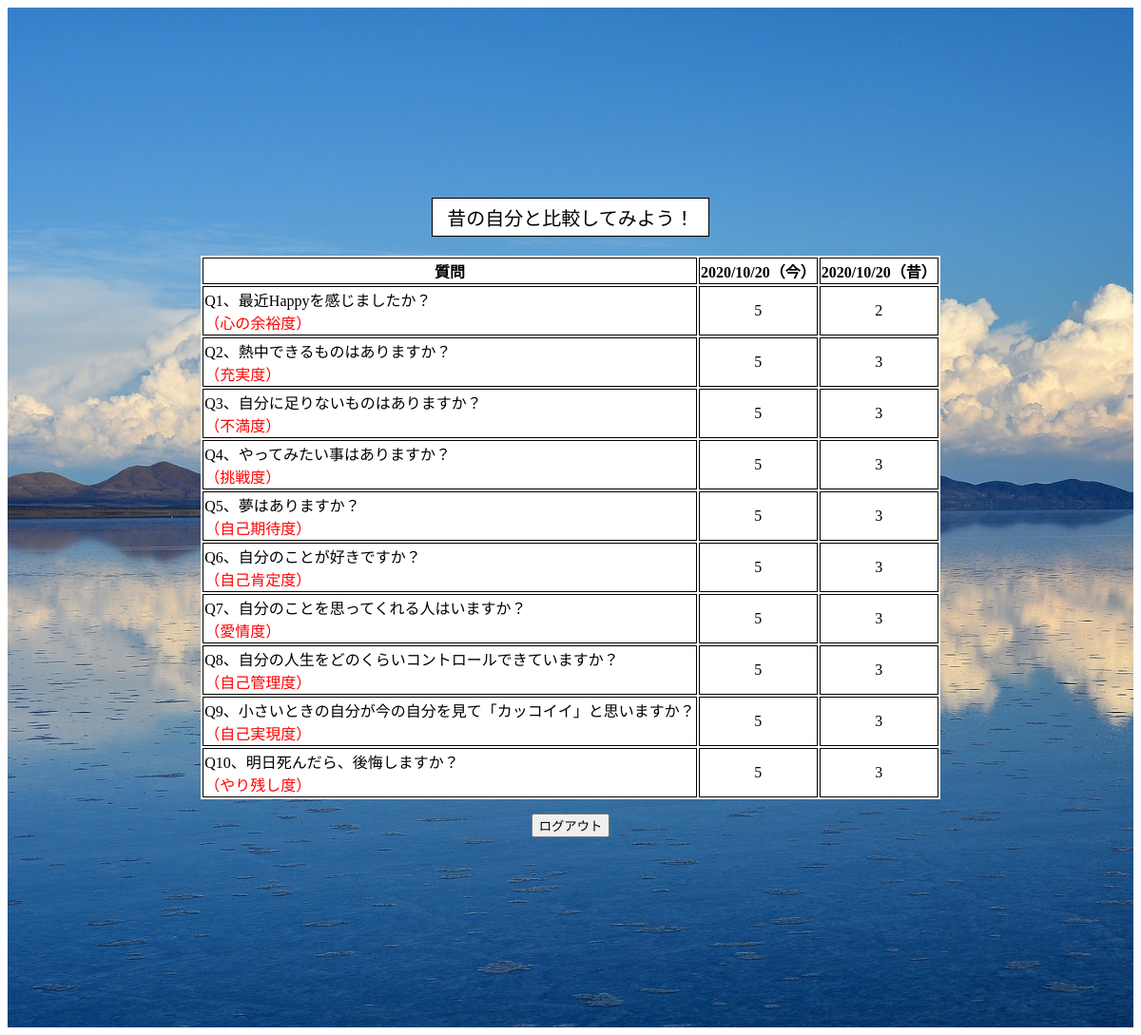
Page /dbtest (signed in) on the earlier database version.
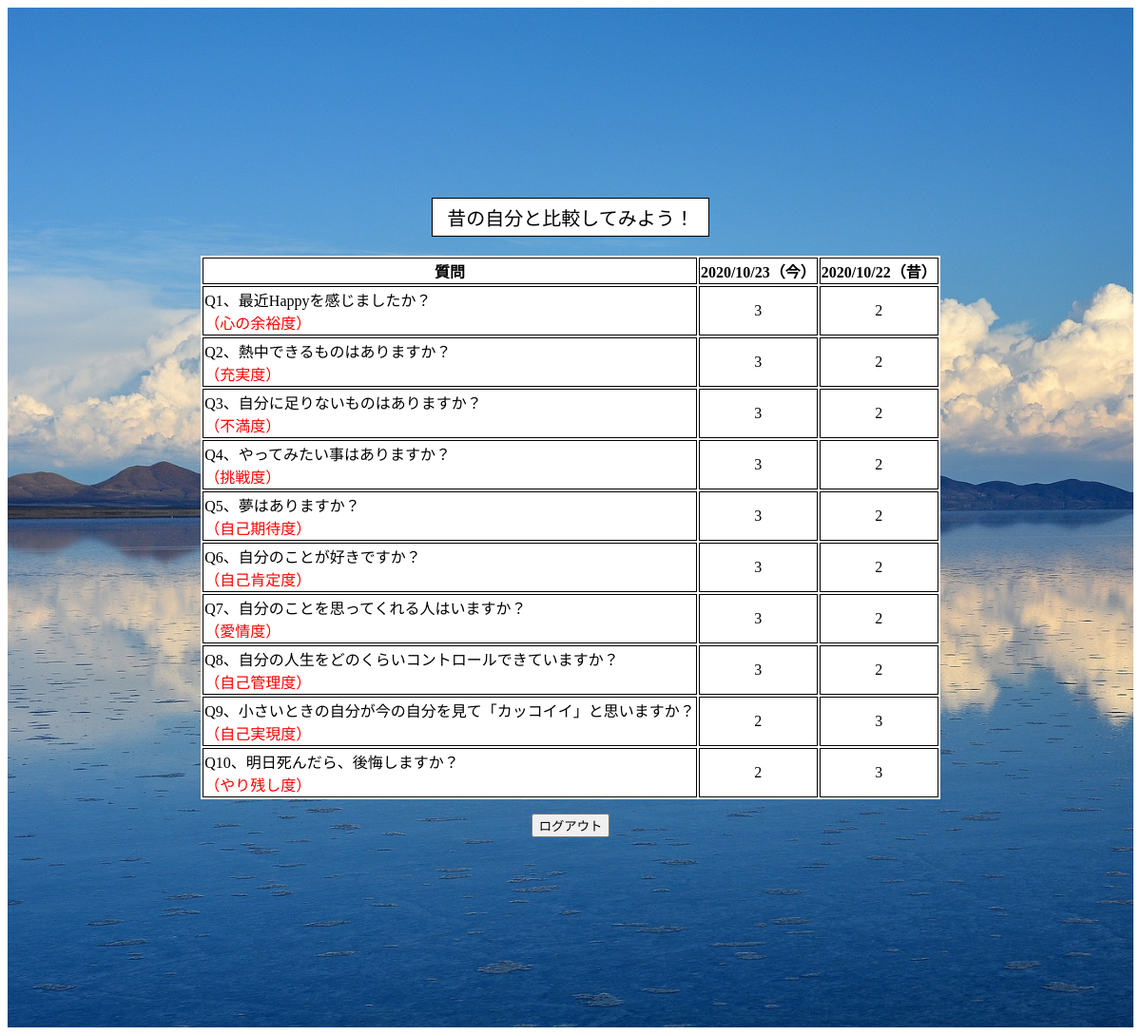
Same page on the later database version.
### tables this page shows
CREATE TABLE "question" (
	"id"	INTEGER,
	"user_id"	INTEGER,
	"question_id"	INTEGER,
	"anser"	INTEGER,
	"date"	INTEGER,
	PRIMARY KEY("id" AUTOINCREMENT)
);

### app.py (the view)
@app.route("/dbtest")
def dbtest():
    user_id=session['user_id']
    conn = sqlite3.connect("hitoiki.db")
    c = conn.cursor()
    c.execute("select anser  from question where question_id = 1 order by id  desc")
    list1 = c.fetchall()
    print(list1)
    c.execute("select anser  from question where question_id = 2 order by id desc ")
    list2 = c.fetchall()
    print(list2)
    c.execute("select anser  from question where question_id = 3 order by id desc ")
    list3 = c.fetchall()
    c.execute("select anser  from question where question_id = 4 order by id desc ")
    list4 = c.fetchall()
    c.execute("select anser  from question where question_id = 5 order by id desc ")
    list5 = c.fetchall()
    c.execute("select anser  from question where question_id = 6 order by id desc ")
    list6 = c.fetchall()
    c.execute("select anser  from question where question_id = 7 order by id desc ")
    list7 = c.fetchall()
    c.execute("select anser  from question where question_id = 8 order by id desc ")
    list8 = c.fetchall()
    c.execute("select anser  from question where question_id = 9 order by id desc ")
    list9 = c.fetchall()
    c.execute("select anser  from question where question_id = 10 order by id desc ")
    list10 = c.fetchall()
    c.execute("select date  from question where question_id = 1 AND user_id = ? order by id desc",(user_id,))
    time = c.fetchall()
    print(time)
    c.close()
    return render_template("result.html",list1=list1, list2=list2, list3=list3 ,list4=list4, list5=list5, list6=list6, list7=list7, list8=list8,list9=list9, list10=list10, time=time)

### templates/result.html
{% extends 'base.html' %}
{% block content %}
<div class="container no_padding">
    <span class="result_title">昔の自分と比較してみよう！</span>
    <form action="/result">
        <table>
            <tr>
                <th>質問</th>
                <th>{{time[0][0]}}（今）</th>
                <th>{{time[1][0]}}（昔）</th>
            </tr>
            <tr>
                <td class="result_q">Q1、最近Happyを感じましたか？<br><span class="comment">（心の余裕度）</span></td>
                <td>{{list1[0][0]}}</td>
                <td>{{list1[1][0]}}</td>
            </tr>
            <tr>
                <td class="result_q">Q2、熱中できるものはありますか？<br><span class="comment">（充実度）</span></td>
                <td>{{list2[0][0]}}</td>
                <td>{{list2[1][0]}}</td>
            </tr>
            <tr>
                <td class="result_q">Q3、自分に足りないものはありますか？<br><span class="comment">（不満度）</span></td>
                <td>{{list3[0][0]}}</td>
                <td>{{list3[1][0]}}</td>
            </tr>
            <tr>
                <td class="result_q">Q4、やってみたい事はありますか？<br><span class="comment">（挑戦度）</span></td>
                <td>{{list4[0][0]}}</td>
                <td>{{list4[1][0]}}</td>
            </tr>
            <tr>
                <td class="result_q">Q5、夢はありますか？<br><span class="comment">（自己期待度）</span></td>
                <td>{{list5[0][0]}}</td>
                <td>{{list5[1][0]}}</td>
            </tr>
            <tr>
                <td class="result_q">Q6、自分のことが好きですか？<br><span class="comment">（自己肯定度）</span></td>
                <td>{{list6[0][0]}}</td>
                <td>{{list6[1][0]}}</td>
            </tr>
            <tr>
                <td class="result_q">Q7、自分のことを思ってくれる人はいますか？<br><span class="comment">（愛情度）</span></td>
                <td>{{list7[0][0]}}</td>
                <td>{{list7[1][0]}}</td>
            </tr>
            <tr>
                <td class="result_q">Q8、自分の人生をどのくらいコントロールできていますか？<br><span class="comment">（自己管理度）</span></td>
                <td>{{list8[0][0]}}</td>
                <td>{{list8[1][0]}}</td>
            </tr>
            <tr>
                <td class="result_q">Q9、小さいときの自分が今の自分を見て「カッコイイ」と思いますか？<br><span class="comment">（自己実現度）</span></td>
                <td>{{list9[0][0]}}</td>
                <td>{{list9[1][0]}}</td>
            </tr>
            <tr>
                <td class="result_q">Q10、明日死んだら、後悔しますか？<br><span class="comment">（やり残し度）</span></td>
                <td>{{list10[0][0]}}</td>
                <td>{{list10[1][0]}}</td>
            </tr>
        </table>
    </form>
    <input type="button" class="logout_btn" value="ログアウト" onclick="location.href='/logout'">
</div>
{% endblock %}

Differences in the rows shown:
no longer on this page (row unchanged): question: date "2020/10/20", anser "5"
no longer on this page (row unchanged): question: date "2020/10/20", anser "2"
no longer on this page (row unchanged): question: anser "5"
no longer on this page (row unchanged): question: anser "5"
no longer on this page (row unchanged): question: anser "5"
no longer on this page (row unchanged): question: anser "5"
no longer on this page (row unchanged): question: anser "5"
no longer on this page (row unchanged): question: anser "5"
no longer on this page (row unchanged): question: anser "5"
no longer on this page (row unchanged): question: anser "5"
no longer on this page (row unchanged): question: anser "5"
added question: date "2020/10/23", anser "3"
added question: date "2020/10/22", anser "2"
added question: anser "2"
added question: anser "2"
added question: anser "2"
added question: anser "2"
added question: anser "2"
added question: anser "2"
added question: anser "2"
added question: anser "2"
added question: anser "2"
